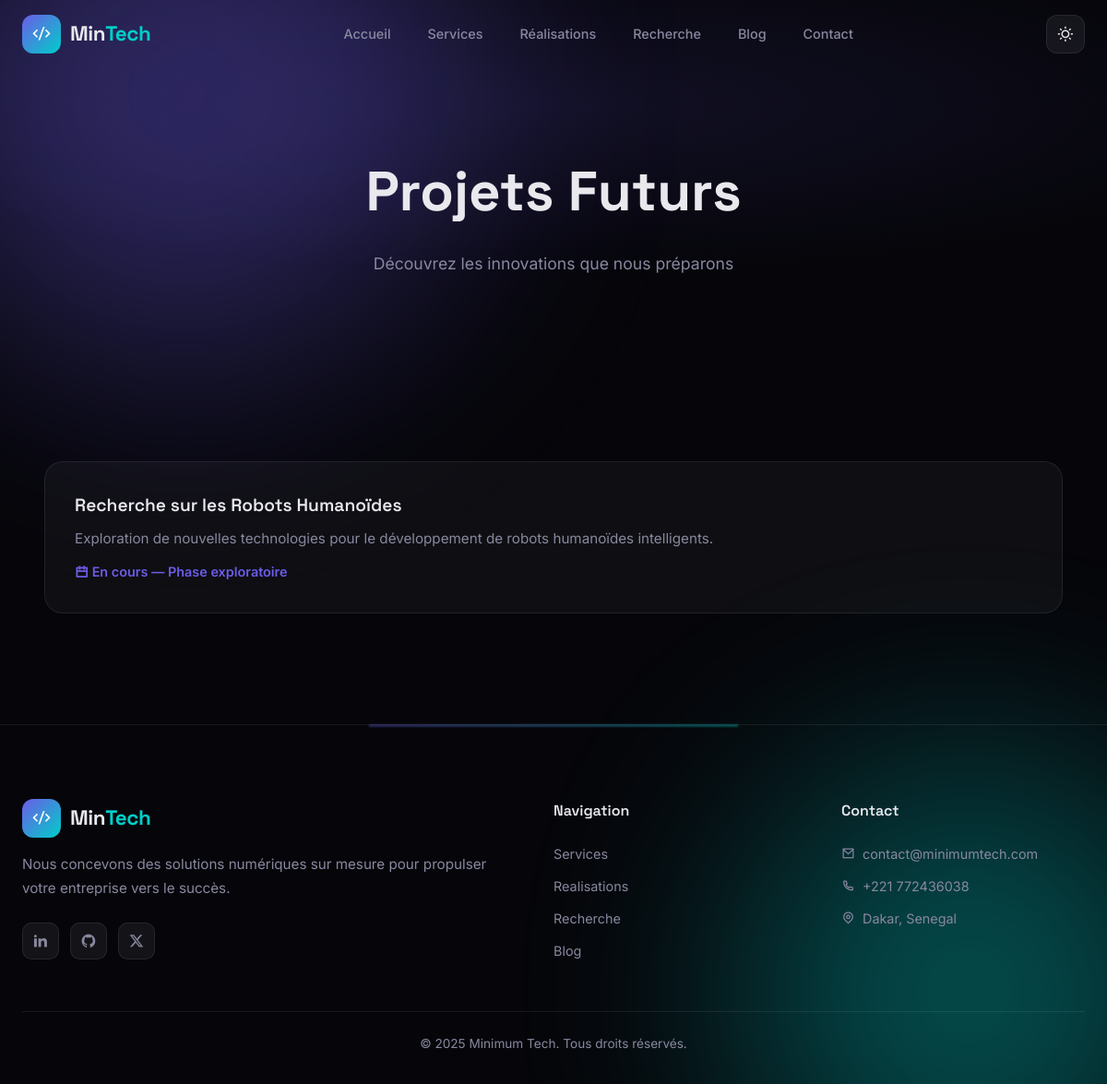
Screenshot of /futurs-projets/ with the database file from the repository.
### core/models.py (models this page shows, shortened)
class FutureProject(models.Model):
    title = models.CharField(max_length=200)
    description = models.TextField()
    image = models.ImageField(upload_to='future_projects/', blank=True, null=True)
    link = models.URLField(blank=True, null=True)
    expected_date = models.CharField(max_length=100, blank=True, null=True)
    display_order = models.IntegerField(default=0)
    active = models.BooleanField(default=True)
    created_at = models.DateTimeField(auto_now_add=True)
    class Meta:
        ordering = ['display_order']

class CompanyInfo(models.Model):
    key = models.CharField(max_length=100, unique=True)
    value = models.TextField(blank=True, null=True)
    updated_at = models.DateTimeField(auto_now=True)

### core/views.py (the view)
# urls.py: path('futurs-projets/', views.futurs_projets_page, name='futurs_projets'),
def futurs_projets_page(request):
    context = {
        'projects': FutureProject.objects.filter(active=True),
        'company': get_company_info(),
    }
    return render(request, 'core/futurs_projets.html', context)

### core/views.py (called while the page is built)
def get_company_info():
    return {info.key: info.value for info in CompanyInfo.objects.all()}

### templates/core/futurs_projets.html (shortened to what this page needs)
{% extends 'base.html' %}
{% block content %}
<div class="mesh-bg"><div class="blob blob-1"></div><div class="blob blob-2"></div></div>
<div class="page-hero">
  <h1>Projets Futurs</h1>
  <p>Découvrez les innovations que nous préparons</p>
</div>
<section class="section">
  <div class="container">
    <div class="card-grid">
      {% for project in projects %}
      <div class="card animate delay-{{ forloop.counter }}">
        <h3>{{ project.title }}</h3>
        <p>{{ project.description }}</p>
        {% if project.expected_date %}
        <p style="margin-top:12px;color:var(--c-accent);font-size:0.9rem;font-weight:600"><i class="ri-calendar-line"></i> {{ project.expected_date }}</p>
        {% endif %}
      </div>
      {% empty %}
      <div class="empty-state" style="grid-column:1/-1"><i class="ri-inbox-line"></i><p>Aucun projet futur annoncé.</p></div>
      {% endfor %}
    </div>
  </div>
</section>
{% endblock %}

### templates/base.html (shortened to what this page needs)
{% load static %}
<!DOCTYPE html>
<html lang="fr" data-theme="dark">
<head>
    <link href="https://cdn.jsdelivr.net/npm/remixicon@4.1.0/fonts/remixicon.css" rel="stylesheet">
    <link rel="stylesheet" href="{% static 'css/style.css' %}">
</head>
<body>
    <nav class="nav" id="nav">
        <div class="nav-inner">
            <a href="/" class="nav-logo">
                <span class="logo-icon"><i class="ri-code-s-slash-line"></i></span>
                <span class="logo-text">Min<span class="accent">Tech</span></span>
            </a>
            <ul class="nav-links" id="navLinks">
                <li><a href="/" class="{% if request.path == '/' %}active{% endif %}">Accueil</a></li>
                <li><a href="/services/" class="{% if request.path == '/services/' %}active{% endif %}">Services</a></li>
                <li><a href="/realisations/" class="{% if request.path == '/realisations/' %}active{% endif %}">Réalisations</a></li>
                <li><a href="/recherche/" class="{% if request.path == '/recherche/' %}active{% endif %}">Recherche</a></li>
                <li><a href="/blog/" class="{% if request.path == '/blog/' %}active{% endif %}">Blog</a></li>
                <li><a href="/contact/" class="{% if request.path == '/contact/' %}active{% endif %}">Contact</a></li>
            </ul>
            <div style="display:flex;align-items:center;gap:8px">
              <button class="theme-toggle" id="themeToggle" aria-label="Changer de theme">
                <i class="ri-sun-line" id="themeIcon"></i>
              </button>
            </div>
        </div>
    </nav>
    {% block content %}{% endblock %}
    <footer class="footer">
        <div class="footer-glow"></div>
        <div class="container">
            <div class="footer-grid">
                <div class="footer-brand">
                    <a href="/" class="nav-logo">
                        <span class="logo-icon"><i class="ri-code-s-slash-line"></i></span>
                        <span class="logo-text">Min<span class="accent">Tech</span></span>
                    </a>
                    <p class="footer-desc">{{ company.company_description|default:"Solutions technologiques innovantes pour propulser votre entreprise." }}</p>
                    <div class="footer-social">
                        <a href="#"><i class="ri-linkedin-fill"></i></a>
                        <a href="#"><i class="ri-github-fill"></i></a>
                        <a href="#"><i class="ri-twitter-x-fill"></i></a>
                    </div>
                </div>
                <div class="footer-col">
                    <h4>Navigation</h4>
                    <a href="/services/">Services</a>
                    <a href="/realisations/">Realisations</a>
                    <a href="/recherche/">Recherche</a>
                    <a href="/blog/">Blog</a>
                </div>
                <div class="footer-col">
                    <h4>Contact</h4>
                    <a href="mailto:{{ company.company_email|default:'contact@minimumtech.com' }}"><i class="ri-mail-line"></i> {{ company.company_email|default:"contact@minimumtech.com" }}</a>
                    <a href="tel:{{ company.company_phone|default:'+243000000000' }}"><i class="ri-phone-line"></i> {{ company.company_phone|default:"+243 000 000 000" }}</a>
                    <p><i class="ri-map-pin-line"></i> {{ company.company_address|default:"Kinshasa, RDC" }}</p>
                </div>
            </div>
            <div class="footer-bottom">
                <p>{{ company.footer_text|default:"2025 Minimum Tech. Tous droits reserves." }}</p>
            </div>
        </div>
    </footer>
</body>
</html>

### rows the page displays
FutureProject: title "Recherche sur les Robots Humanoïdes", description "Exploration de nouvelles technologies pour le développement de robots humanoïdes intelligents.", expected_date "En cours — Phase exploratoire"
CompanyInfo: company_description "Nous concevons des solutions numériques sur mesure pour propulser votre entreprise vers le succès."
CompanyInfo: company_email "contact@minimumtech.com"
CompanyInfo: company_phone "+221 772436038"
CompanyInfo: company_address "Dakar, Senegal"
CompanyInfo: footer_text "© 2025 Minimum Tech. Tous droits réservés."
